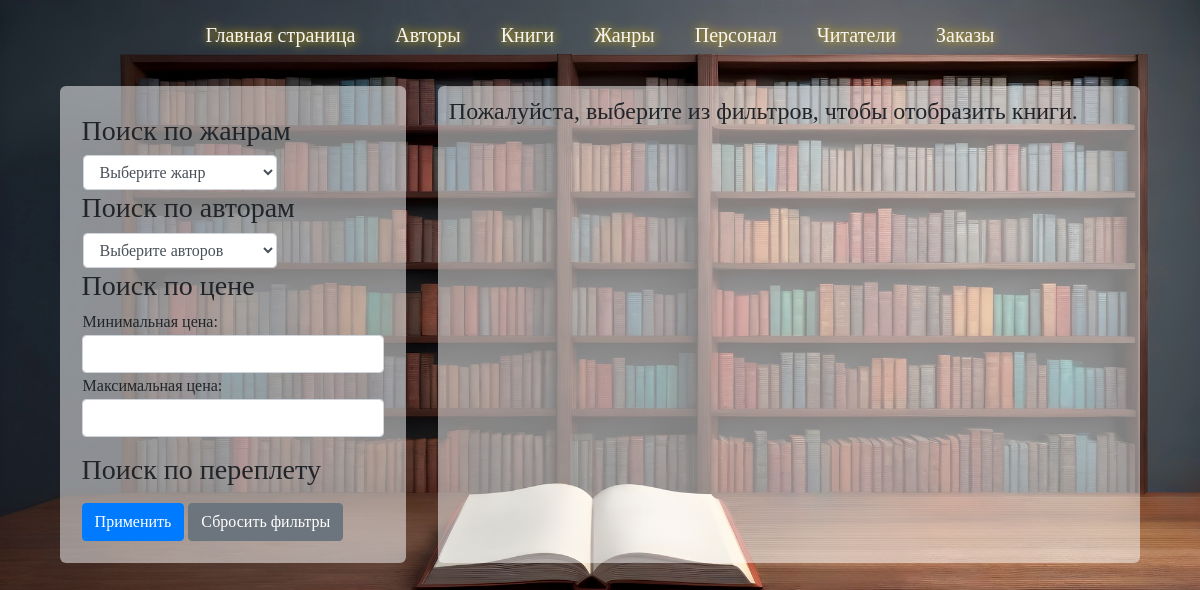
The app's page /, older data.
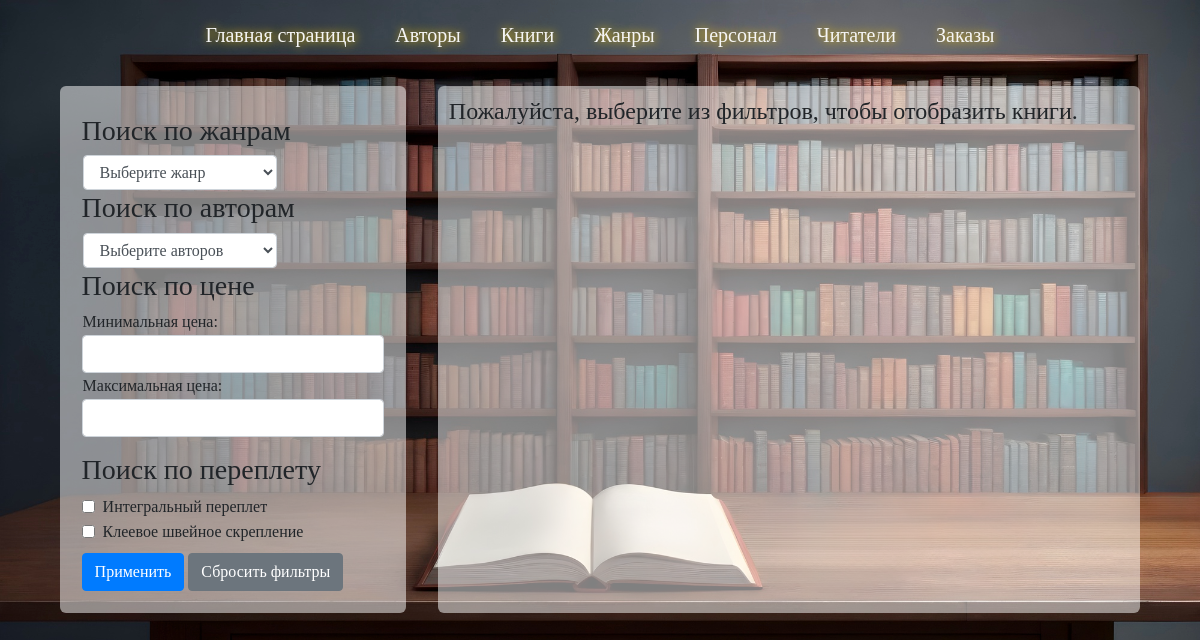
The same page, newer data.
### Books/models.py (models this page shows, shortened)
class Books(models.Model):
    name = models.CharField(max_length=255)
    count = models.IntegerField()
    authors = models.ManyToManyField(Authors, blank=True)
    genres = models.ManyToManyField(Genres, blank=True)
    slug = models.SlugField(default="", null=False)
    description = models.TextField(default="")
    publishingYear = models.PositiveIntegerField(default=1)
    price = models.CharField(max_length=20, default='0.00')
    publication = models.CharField(max_length=100, default="no_publication")
    binding = models.CharField(max_length=50, default='no_binding')

### main/views.py (the view)
# urls.py: path('', views.books_list, name='main_page')
def books_list(request):
    side_books = Books.objects.all().order_by('name')
    all_authors = Authors.objects.all()  # Получаем всех авторов для выпадающего списка
    genres = request.GET.getlist('genres')  # Получаем список выбранных жанров
    authors = request.GET.getlist('authors')  # Получаем список выбранных авторов
    bindings = request.GET.getlist('bindings') # Получаем список выбранных переплетов
    min_price = request.GET.get('min_price')
    max_price = request.GET.get('max_price')
    if genres:
        side_books = side_books.filter(genres__name__in=genres)  # Фильтруем по жанрам
    if authors:
        side_books = side_books.filter(authors__name__in=authors)  # Фильтруем по авторам
    if min_price:
        try:
            side_books = side_books.filter(price__gte=float(min_price))
        except (ValueError, TypeError):
            pass  # Игнорируем, если преобразование не удалось
    if max_price:
        try:
            side_books = side_books.filter(price__lte=float(max_price))
        except (ValueError, TypeError):
            pass  # Игнорируем, если преобразование не удалось
    if bindings:
        side_books = side_books.filter(binding__in=bindings)
    unique_bindings = Books.objects.values_list('binding', flat=True).distinct()
    paginator = Paginator(side_books, 5)
    page_number = request.GET.get('page')
    page_obj = paginator.get_page(page_number)
    return render(request, 'main/main.html', {
        'page_obj': page_obj,
        'selected_authors': authors,  # Передаем выбранных авторов
        'genres': genres,  # Передаем выбранные жанры
        'authors': all_authors,
        'min_price': min_price,
        'max_price': max_price,
        'binding': bindings,
        'unique_bindings': unique_bindings,
    })

### main/templates/main/main.html (shortened to what the changed rows need)
{% extends 'base.html' %}
{% block header %}
<div class="content-box">
    <div class="search-sidebar">
        <div class="sidebar">
            <form method="get">
                <div>
                    {% for binding in unique_bindings %}
                    <div class="form-check">
                        <input type="checkbox" name="bindings" value="{{ binding }}" class="form-check-input" {% if binding in selected_bindings %}checked{% endif %}>
                        <label class="form-check-label">{{ binding }}</label>
                    </div>
                    {% endfor %}
                </div>
            </form>
        </div>
    </div>
</div>
{% endblock %}

Row changes from the older to the newer data that the page shows:
added Books: binding "Интегральный переплет"
added Books: binding "Клеевое швейное скрепление"
